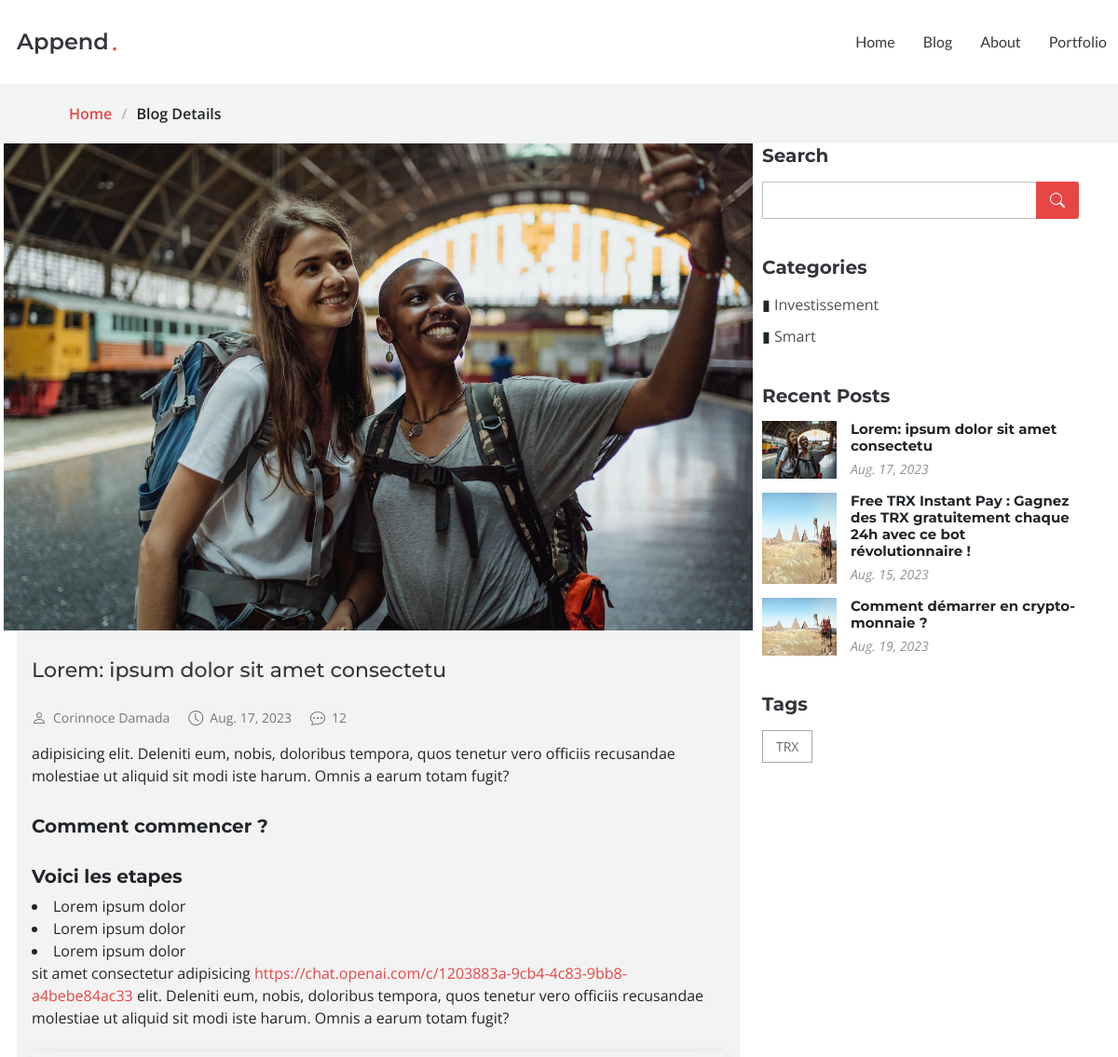
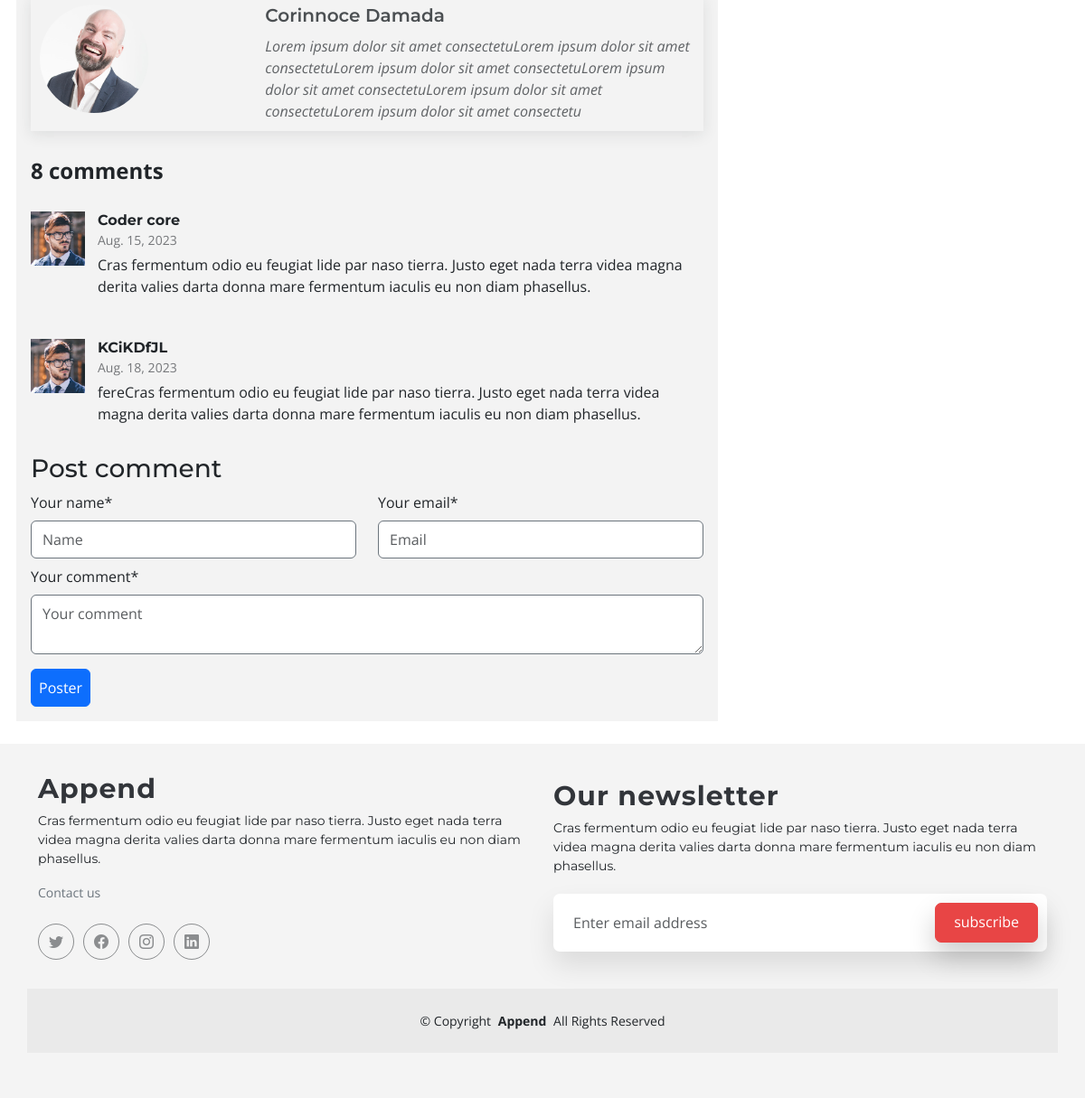
Page /articles/lorem-ipsum-dolor-sit-amet-consectetu/ on the committed database (2 pictures, top to bottom).
### article/models.py (models this page shows, shortened)
class Article(models.Model):
    title = models.CharField(max_length=300)
    category = models.ForeignKey(Category, on_delete=models.CASCADE)
    picture = models.ImageField(upload_to='images/articles/',blank=True, null=True)
    cloudpicture = models.CharField(max_length=3000,blank=True)
    description = models.TextField(blank=True, null=True)
    slug = models.SlugField(max_length=1000,blank=True, null=True)
    author = models.ForeignKey(Author,on_delete=models.CASCADE)
    created_at = models.DateTimeField(auto_now=True)
    sendmail = models.BooleanField(default=True)
    published = models.BooleanField(default=False)
    created_at = models.DateField(auto_now=True, auto_now_add=False)

class Author(models.Model):
    name = models.CharField(max_length=500)
    picture = models.ImageField(upload_to='images/authors/',blank=True, null=True)
    cloudpicture = models.CharField(max_length=10000,null=True,blank=True)
    description = models.TextField(blank=True)
    facebook = models.CharField(max_length=50000, blank=True, null=True)
    twitter = models.CharField(max_length=50000, blank=True, null=True)
    whatsapp = models.CharField(max_length=50000, blank=True, null=True)

class Comment(models.Model):
    article = models.ForeignKey(Article,on_delete=models.CASCADE)
    username = models.CharField(max_length=254)
    content = models.TextField()
    created_at = models.DateField(auto_now=True, auto_now_add=False)

class Category(models.Model):
    name = models.CharField(max_length=254)
    picture = models.ImageField(upload_to='images/categories/',blank=True, null=True)
    cloudpicture = models.CharField(max_length=3000,blank=True)
    slug = models.SlugField(max_length=1000,blank=True, null=True)

class Tag(models.Model):
    name = models.CharField(max_length=50)
    category = models.ForeignKey(Category,on_delete=models.CASCADE)
    slug = models.SlugField(max_length=254,blank=True, null=True)

### article/views.py (the view)
# urls.py: path('<str:slug>/',detail,name="detail"),
def detail(request,slug):
    context={}
    context['article'] = get_object_or_404(Article,slug=slug,published=True)
    context['categorys'] = get_category()
    context['recent_post'] = get_category_blog(context['article'].category)
    context['tags'] = Tag.objects.filter(category=context['article'].category)
    context['comments'] = Comment.objects.filter(article=context['article'])
    context['s_articles'] = SousArticle.objects.filter(article=context['article'])
    return render(request,'articles/detail.html',context)

### article/models.py (called while the page is built)
def get_category():
    return Category.objects.all()

def get_category_blog(category):
    articles = Article.objects.filter(category=category,published=True)
    return articles

### article/templatetags/custom_tags.py (called while the page is built)
@register.filter
def strong(value):
    return re.sub(r'\*(.*?)\*', r'<h4>\1</h4>', value)

@register.filter
def list(value):
    return re.sub(r'\#(.*?)\#', r'<li>\1</li>', value)

### templates/articles/detail.html (shortened to what this page needs)
{% extends 'base.html' %}
{% load static %}
{% load custom_tags %}
{% block content %}
<div data-aos="fade" class="page-title">
    <nav class="breadcrumbs">
        <div class="container">
        <ol>
            <li><a href="index.html">Home</a></li>
            <li class="current">Blog Details</li>
        </ol>
        </div>
    </nav>
    </div>
    <section id="blog-details" class="blog-details">
        <div class="container ">
            <div class="row g-5">
                <div class="col-md-8 bg-detail p-3">
                    <div class="bg-detail article ">
                        <div class="post-img">
                            {% if article.picture %}
                                <img src="{{article.picture.url}}" alt="" class="img-fluid">
                            {% elif article.cloudpicture %}
                                <img src="{{article.cloudpicture}}" alt="" class="img-fluid">
                            {% elif article.category.picture.url %}
                                <img src="{{article.category.picture.url}}" alt="" class="img-fluid">
                            {% else %}
                                <img src="{{article.category.cloudpicture}}" alt="" class="img-fluid">
                            {% endif %}
                        </div>
                        <h4 class="title">{{article.title}}</h4>
                        <div class="meta-top">
                            <ul>
                                <li class="d-flex align-items-center"><i class="bi bi-person"></i> <a href="blog-details.html">{{article.author.name}}</a></li>
                                <li class="d-flex align-items-center"><i class="bi bi-clock"></i> <a href="blog-details.html"><time datetime="2020-01-01">{{article.created_at}}</time></a></li>
                                <li class="d-flex align-items-center"><i class="bi bi-chat-dots"></i> <a href="blog-details.html">12</a></li>
                            </ul>
                        </div>
                        <div class="content">
                            <p> {{article.description|strong|list|safe|urlize}} </p>
                        </div>
                    </div>
                    <div class="blog-author">
                        <div class="row">
                            <div class="col-md-4">
                                {% if article.author.picture %}
                                    <img src="{{article.author.picture.url}}" class="rounded-circle flex-shrink-0" alt="">
                                {% elif article.author.cloudpicture %}
                                    <img src="{{article.author.cloudpicture}}" class="rounded-circle flex-shrink-0" alt="">
                                {% else %}
                                    <img src="{% static 'assets/img/blog/comments-2.jpg' %}" class="rounded-circle flex-shrink-0" alt="">
                                {% endif %}
                            </div>
                        <div class="col-md-8">
                            <div>
                                <h4>{{article.author.name}}</h4>
                                <p> {{article.author.description}} </p>
                            </div>
                        </div>
                    </div>
                    </div>
                    <div class="comments">
                    <div class="comments-count h4">8 comments</div>
                    {% for comment in comments %}
                        <div class="comment">
                            <div class="d-flex">
                                <div class="comment-img">
                                    <img src="{% static 'assets/img/blog/comments-2.jpg' %}" alt=""></div>
                                <div>
                                    <h5><a href="">{{comment.username}}</a></h5>
                                    <time datetime="2020-01-01">{{comment.created_at}}</time>
                                    <p>
                                    {{comment.content}}
                                    </p>
                                </div>
                            </div>
                        </div>
                    {% endfor %}
                    </div>
                    <div class="mt-3">
                        <h3 class="mb-2">Post comment</h3>
                        <form method="POST" action="{% url 'postcomment' %}">
                            <div class="row">
                                <div class="col-md-6">
                                    <label class="form-label mb-2" for="name">Your name*</label>
                                    <input required type="text" id="name" placeholder="Name" class="form-control border-secondary mb-2 py-2" name="username">
                                </div>
                                <div class="col-md-6">
                                    <label class="form-label mb-2" for="email">Your email*</label>
                                    <input required type="email" id="email" placeholder="Email" class="form-control border-secondary mb-2 py-2" name="email">
                                </div>
                            </div>
                            <label class="form-label  mb-2" for="comment-post">Your comment*</label>
                            <textarea id="comment-post" required placeholder="Your comment" class="form-control border-secondary mb-2 py-2" name="content"></textarea>
                            <button type="submit" class="btn btn-primary mt-2 p-2">Poster</button>
                        </form>
                    </div>
                </div>
                <div class="col-lg-4">
                    <div class="sidebar">
                        <div class="sidebar-item search-form">
                            <h3 class="sidebar-title">Search</h3>
                            <form action="{% url 'blog' %}" method="GET" class="mt-3">
                            <input type="text" name="article">
                            <button type="submit"><i class="bi bi-search"></i></button>
                            </form>
                        </div>
                        <div class="sidebar-item categories">
                            <h3 class="sidebar-title">Categories</h3>
                            <ul class="mt-3">
                                {% for category in categorys %}
                                    <li>&marker; <a href="{% url 'blog' %}?category={{category.slug}}">{{category.name}}</a></li>
                                {% endfor %}
                            </ul>
                        </div>
                        <div class="sidebar-item recent-posts">
                            <h3 class="sidebar-title">Recent Posts</h3>
                            {% for post in recent_post %}
                                <div class="post-item">
                                    {% if post.picture %}
                                        <img src="{{post.picture.url}}" alt="" class="flex-shrink-0">
                                        {% elif post.cloudpicture %}
                                            <img src="{{post.cloudpicture}}" alt="" class="flex-shrink-0">
                                        {% elif post.category.picture.url %}
                                            <img src="{{post.category.picture.url}}" alt="" class="flex-shrink-0">
                                        {% else %}
                                            <img src="{{post.category.cloudpicture}}" alt="" class="flex-shrink-0">
                                        {% endif %}
                                    <div>
                                        <h4><a href="blog-details.html">{{post.title}}</a></h4>
                                        <time datetime="2020-01-01">{{post.created_at}}</time>
                                    </div>
                                </div>
                            {% endfor %}
                        </div>
                        <div class="sidebar-item tags">
                            {% if tags %}
                                <h3 class="sidebar-title">Tags</h3>
                                <ul class="mt-3">
                                    {% for tag in tags %}
                                        <li><a href="{% url 'blog' %}?tag={{tag.slug}}">{{tag.name}}</a></li>
                                    {% endfor %}
                                </ul>
                            {% endif %}
                        </div>
                    </div>
                </div>
            </div>
        </div>
    </section>
{% endblock content %}

### rows in the picture
Article: picture (picture), title "Lorem: ipsum dolor sit amet consectetu", author.name "Corinnoce Damada", created_at "Aug. 17, 2023", description|strong "adipisicing elit. Deleniti eum, nobis, doloribus tempora, quos tenetur vero officiis recusandae molestiae ut aliquid sit modi iste harum. Omnis a earum totam fugit? Comment commencer ? Voici les etapes Lorem ipsum dolor Lorem ipsum dolor Lorem ipsum dolor sit amet consectetur adipisicing https://chat.openai.com/c/1203883a-9cb4-4c83-9bb8-a4bebe84ac33 elit. Deleniti eum, nobis, doloribus tempora, quos tenetur vero officiis recusandae molestiae ut aliquid sit modi iste harum. Omnis a earum totam fugit?", author.picture (picture), author.description "Lorem ipsum dolor sit amet consectetuLorem ipsum dolor sit amet consectetuLorem ipsum dolor sit amet consectetuLorem ipsum dolor sit amet consectetuLorem ipsum dolor sit amet consectetuLorem ipsum dolor sit amet consectetu"
Comment: username "Coder core", created_at "Aug. 15, 2023", content "Cras fermentum odio eu feugiat lide par naso tierra. Justo eget nada terra videa magna derita valies darta donna mare fermentum iaculis eu non diam phasellus."
Comment: username "KCiKDfJL", created_at "Aug. 18, 2023", content "fereCras fermentum odio eu feugiat lide par naso tierra. Justo eget nada terra videa magna derita valies darta donna mare fermentum iaculis eu non diam phasellus."
Category: name "Investissement"
Category: name "Smart"
Article: category.picture (picture), title "Free TRX Instant Pay : Gagnez des TRX gratuitement chaque 24h avec ce bot révolutionnaire !", created_at "Aug. 15, 2023"
Article: category.picture (picture), title "Comment démarrer en crypto-monnaie ?", created_at "Aug. 19, 2023"
Tag: name "TRX"
